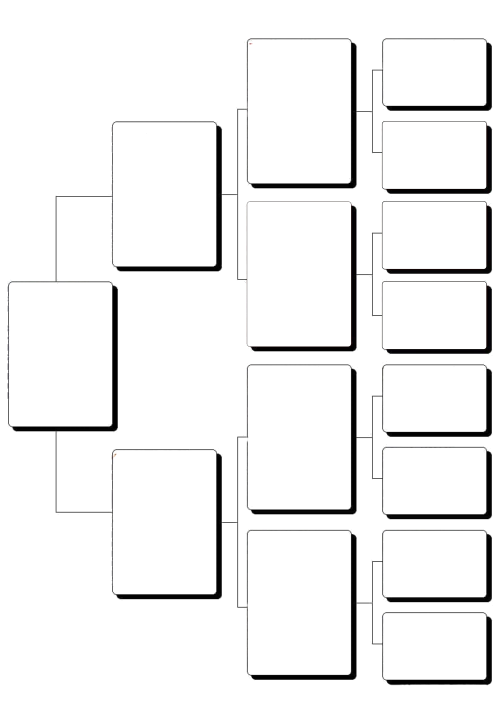
#> input picture assets/template1.png, 1000 x 1410 px, given in place of template 1.png, which was not available (shown at 1/2 size)
$ python make_templates.py
#> lines starting #> are read from the running program, lines starting #| are printed output that depends on the picture; after the words box and inside, x2 and y2 are one past the last pixel; in counts of white or black regions, pixels touching at a corner belong together; pictures that were not available may be replaced by others from this repository, and a replacement may not be noted
"""
Resize the user-provided template PNGs and auto-detect the card
bounding boxes so the web app can overlay text on them precisely.

Produces:
  pedigrees/assets/template1.png  (resized, PNG)
  pedigrees/assets/template2.png
  pedigrees/assets/templates.json (dimensions + card bounding boxes)

Card detection works by:
  1. Downscale to a working size.
  2. Threshold to isolate dark ink (card outlines).
  3. Flood-fill the exterior (background) white, so card interiors
     become isolated white blobs.
  4. Label connected components of white interior and keep ones
     whose bounding boxes look like cards (reasonable aspect ratio
     and area within expected bounds).
"""

from pathlib import Path
import json
import numpy as np
from PIL import Image
from scipy import ndimage

ROOT = Path(__file__).resolve().parent.parent
ASSETS = ROOT / "assets"
ASSETS.mkdir(exist_ok=True)

TARGET_W = 1000  # final page width in CSS px

def process(src_path: Path, out_png: Path):
    img = Image.open(src_path).convert("RGB")
    sw, sh = img.size
#> sw = 1000; sh = 1410

    # Final resized image for the web (same aspect, width TARGET_W).
    out_w = TARGET_W
    out_h = round(sh * out_w / sw)
#> out_h = 1410
    resized = img.resize((out_w, out_h), Image.LANCZOS).convert("RGBA")

    # Knock out the white background so the page watermark can show through.
    arr = np.array(resized)
    rgb_sum = arr[:, :, 0].astype(int) + arr[:, :, 1].astype(int) + arr[:, :, 2].astype(int)
#> rgb_sum: shape (1410, 1000) int64; 749 distinct labels, from 0 to 765
    # Fully transparent for near-white pixels; preserve the drawn borders.
    arr[rgb_sum > 240 * 3, 3] = 0
#> arr is the input picture: shape (1410, 1000, 4); mean R, G, B, A 241.9, 241.8, 241.8, 17
    Image.fromarray(arr, mode="RGBA").save(out_png, optimize=True)

    # Lower-res pass for cheap card detection.
    work_w = 800
    work_h = round(sh * work_w / sw)
#> work_h = 1128
    work = img.resize((work_w, work_h), Image.LANCZOS).convert("L")
    arr = np.array(work)

    # Threshold: anything darker than mid-gray is ink.
    ink = arr < 160
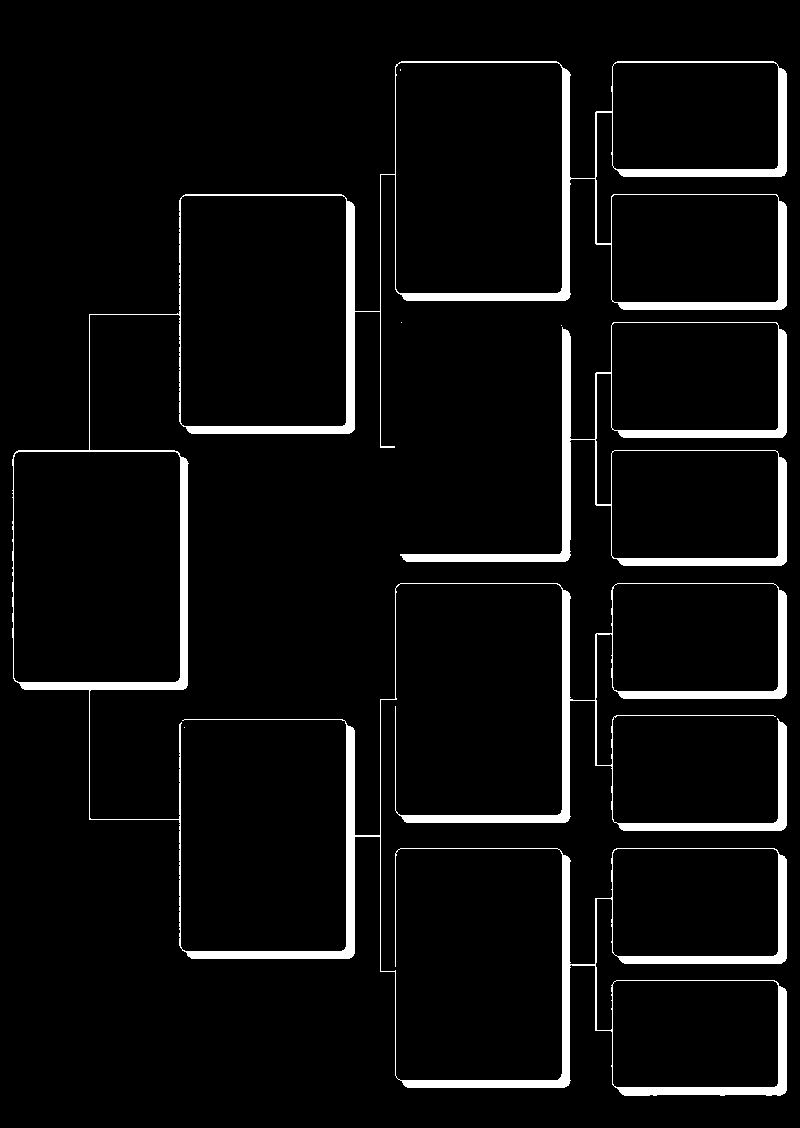
#> ink: shape (1128, 800) bool; 5.4% white; 6 white regions (4 under 20 px), largest, box (x1, y1, x2, y2) and area: (12, 61, 787, 1096) 40179, (400, 322, 787, 566) 8704

    # Single-pixel dilation closes any hairline break in the outline without
    # eating noticeably into the interior.
    ink = ndimage.binary_dilation(ink, iterations=1)
#> ink: shape (1128, 800) bool; 7.9% white; 5 white regions (3 under 20 px), largest, box (x1, y1, x2, y2) and area: (11, 60, 788, 1097) 59418, (399, 321, 788, 567) 12054

    # Mark background (outside the cards). We assume the top-left pixel is background.
    bg = np.zeros_like(ink, dtype=bool)
    bg[0, 0] = True
    # Flood-fill: expand through the non-ink area.
    non_ink = ~ink
    bg_filled = ndimage.binary_propagation(bg, mask=non_ink)
#> bg_filled: shape (1128, 800) bool; 60.4% white; 3 black regions (1 under 20 px), largest, box (x1, y1, x2, y2) and area: (11, 60, 788, 1097) 310993, (399, 321, 788, 567) 46486
#> bg: shape (1128, 800) bool; 0% white in thin lines or dots, all inside (x1, y1, x2, y2) = (0, 0, 1, 1)

    # Card interiors = non-ink pixels that aren't the exterior background.
    interior = non_ink & ~bg_filled
#> interior: shape (1128, 800) bool; 31.7% white; 13 white regions (1 under 20 px), largest, box (x1, y1, x2, y2) and area: (15, 453, 179, 681) 37369, (397, 64, 561, 292) 37359, (182, 721, 345, 950) 37303

    # Label connected components of interior.
    labeled, n = ndimage.label(interior)
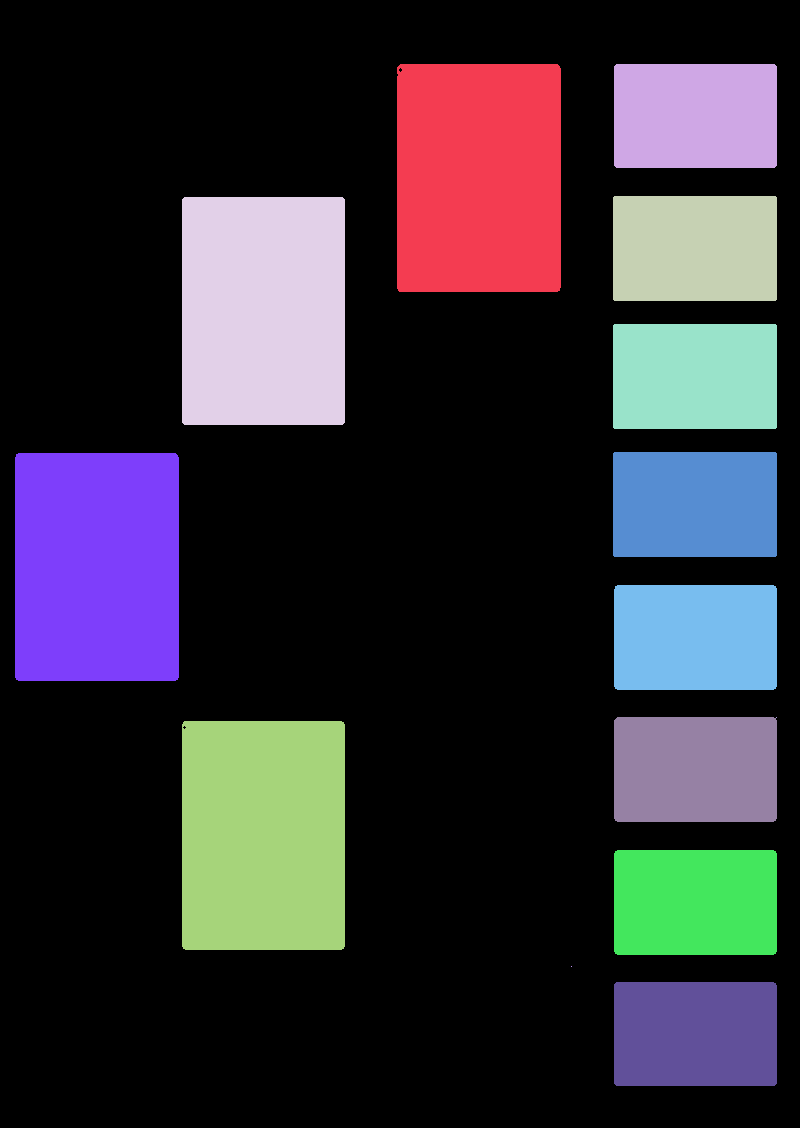
#> labeled: shape (1128, 800) int32; 15 distinct labels, from 0 to 14; one colour per label, 0 black
#> n = 14
    print(f"{src_path.name}: {n} candidate regions")
#| template 1.png: 14 candidate regions

    # Collect bounding boxes with heuristics.
    slices = ndimage.find_objects(labeled)
#> slices = 14 items
    cards = []
    img_area = work_w * work_h
#> img_area = 902400
    for i, sl in enumerate(slices, start=1):
        if sl is None:
            continue
        y0, y1 = sl[0].start, sl[0].stop
        x0, x1 = sl[1].start, sl[1].stop
        w = x1 - x0
        h = y1 - y0
        area = w * h
        # Reject tiny blobs (noise) and anything larger than ~20% of page (the
        # exterior background got excluded already, but just in case).
        if area < img_area * 0.0015 or area > img_area * 0.2:
            continue
        if w < 20 or h < 20:
            continue
        cards.append({
            "x": x0 / work_w,
            "y": y0 / work_h,
            "w": w / work_w,
            "h": h / work_h,
            "cx": (x0 + w / 2) / work_w,
            "cy": (y0 + h / 2) / work_h,
        })
#> this loop made 14 passes
#> (y0, y1, x0, x1, w, h, area) on passes 1, 2, 3, 4, 5, 6, 7, 8, 9, 11, 12, 14: (64, 292, 397, 561, 164, 228, 37392), (64, 168, 614, 777, 163, 104, 16952), (196, 301, 613, 777, 164, 105, 17220), (197, 425, 182, 345, 163, 228, 37164), (324, 429, 613, 777, 164, 105, 17220), (452, 557, 613, 777, 164, 105, 17220), (453, 681, 15, 179, 164, 228, 37392), (585, 690, 614, 777, 163, 105, 17115), (717, 822, 614, 777, 163, 105, 17115), (721, 950, 182, 345, 163, 229, 37327), (850, 955, 614, 777, 163, 105, 17115), (982, 1086, 614, 777, 163, 104, 16952)
#> after the loop, cards = 12 items
    print(f"  kept {len(cards)} card-ish regions")
#|   kept 12 card-ish regions
    # Sort by column (x), then row (y).
    cards.sort(key=lambda c: (round(c["cx"] * 10), c["cy"]))
    return {
        "width": out_w,
        "height": out_h,
        "cards": cards,
    }

def main():
    t1 = process(ROOT / "template 1.png", ASSETS / "template1.png")
#> t1 = 3 items
    t2 = process(ROOT / "template 2.png", ASSETS / "template2.png")
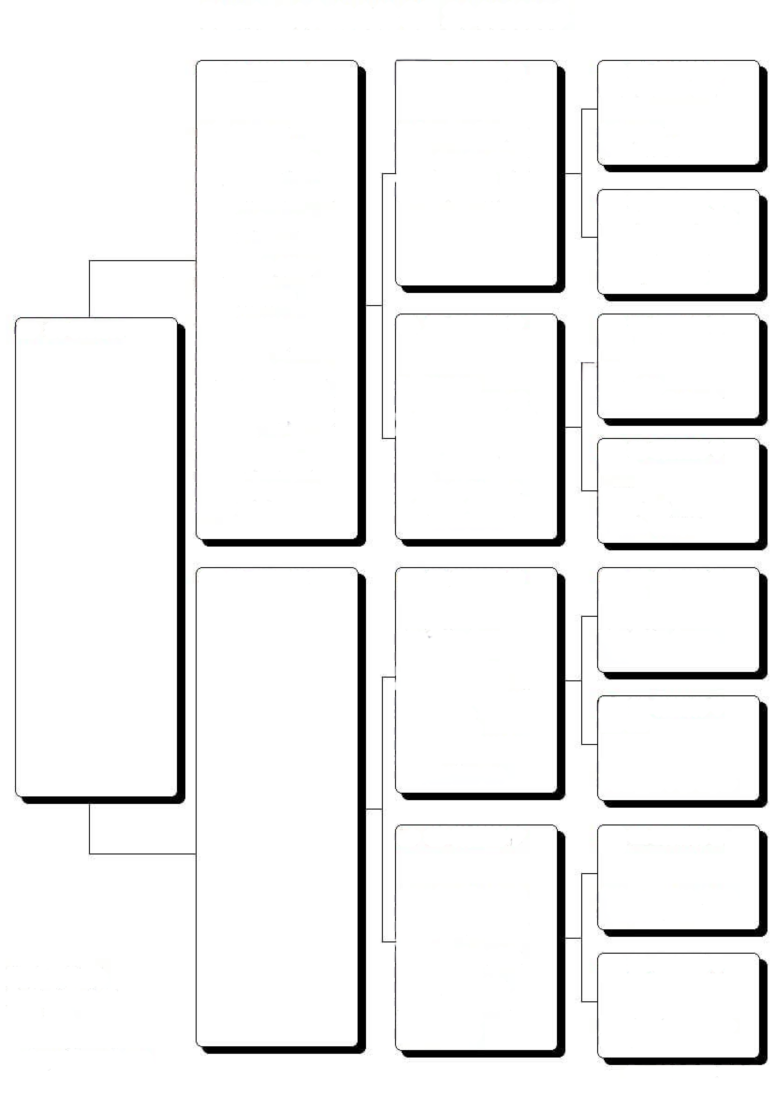
#> input picture template 2.png, 7781 x 10968 px (shown at 1/10 size)
#> in process, img is the input picture: PIL image 7781x10968 RGB; mean R, G, B 239.7, 239.7, 239.7
#> in process (call 2), `rgb_sum = arr[:, :, 0].astype(int) + arr[:, :, 1].astype(int) + arr[:,..`:
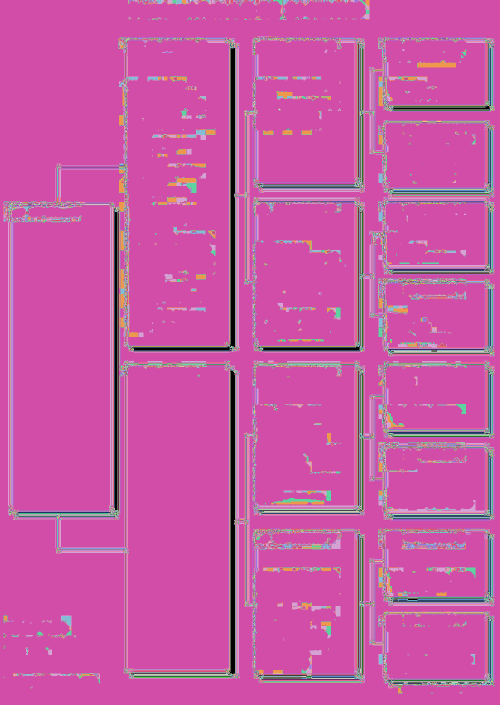
#> rgb_sum: shape (1410, 1000) int64 (shown at 1/2 size); 731 distinct labels, from 0 to 765; one colour per label, 0 black
#> in process (call 2), `ink = arr < 160`: ink: shape (1128, 800) bool; 6.5% white; 7 white regions (3 under 20 px), largest, box (x1, y1, x2, y2) and area: (15, 61, 789, 1084) 37964, (406, 848, 789, 1096) 9097, (406, 583, 789, 831) 9085, (614, 322, 789, 438) 2675
#> in process (call 2), `ink = ndimage.binary_dilation(ink, iterations=1)`: ink: shape (1128, 800) bool; 9.4% white; 6 white regions (2 under 20 px), largest, box (x1, y1, x2, y2) and area: (14, 60, 790, 1097) 67935, (405, 582, 790, 832) 13143, (613, 321, 790, 439) 3762, (405, 431, 408, 441) 26
#> in process (call 2), `bg_filled = ndimage.binary_propagation(bg, mask=non_ink)`:
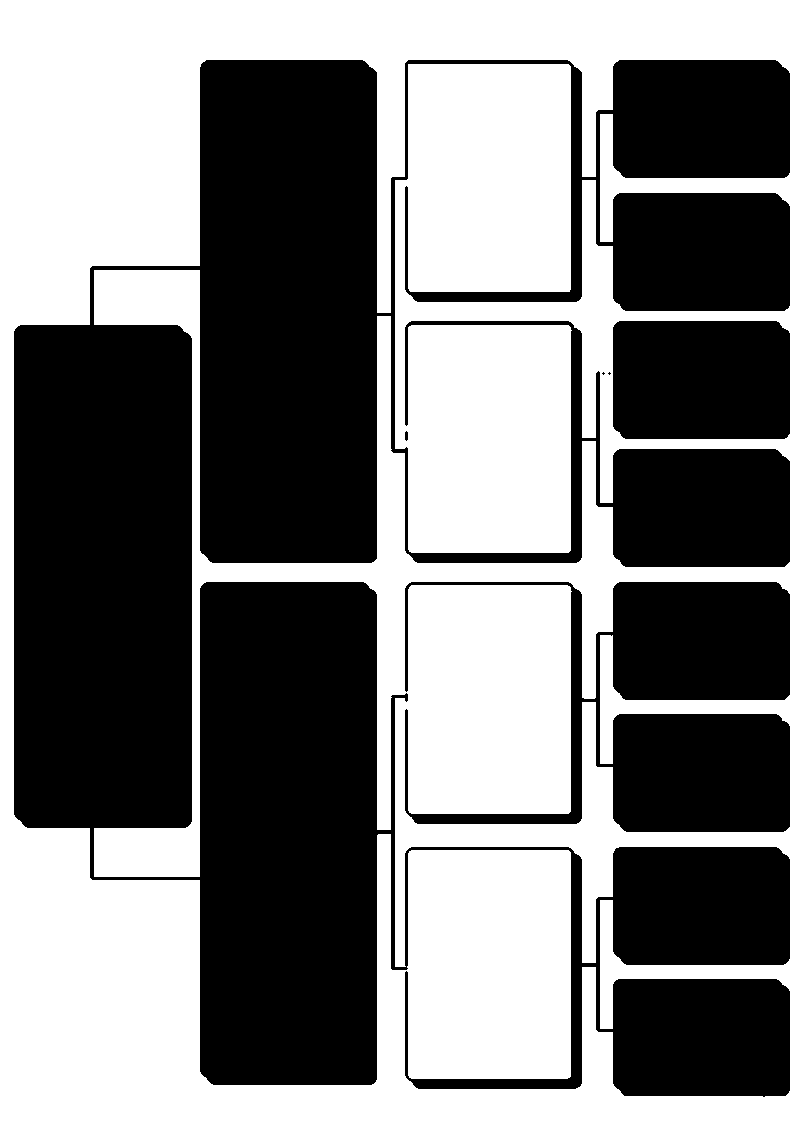
#> bg_filled: shape (1128, 800) bool; 49% white; 1 white region, box (x1, y1, x2, y2) and area: (0, 0, 800, 1128) 442156
#> in process (call 2), `interior = non_ink & ~bg_filled`: interior: shape (1128, 800) bool; 41.6% white; 11 white regions, largest, box (x1, y1, x2, y2) and area: (203, 585, 367, 1075) 79852, (18, 328, 181, 818) 79848, (203, 64, 367, 553) 79695
#> in process (call 2), `labeled, n = ndimage.label(interior)`:
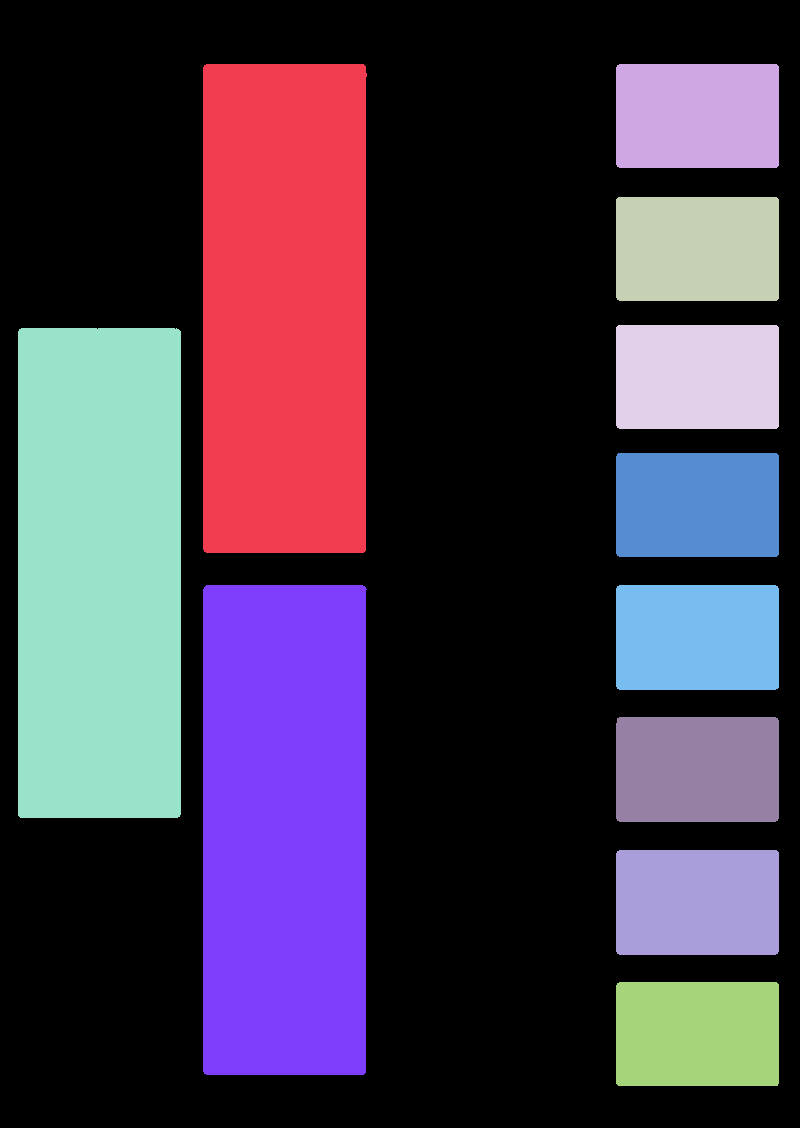
#> labeled: shape (1128, 800) int32; 12 distinct labels, from 0 to 11; one colour per label, 0 black
#> in process (call 2), `labeled, n = ndimage.label(interior)`: n = 11
#| template 2.png: 11 candidate regions
#> in process (call 2), `slices = ndimage.find_objects(labeled)`: slices = 11 items
#> the loop in process (call 2), `for i, sl in enumerate(slices, start=1):` made 11 passes
#> (y0, y1, x0, x1, w, h, area) on passes 1 to 11: (64, 553, 203, 367, 164, 489, 80196), (64, 168, 616, 779, 163, 104, 16952), (197, 301, 616, 779, 163, 104, 16952), (325, 429, 616, 779, 163, 104, 16952), (328, 818, 18, 181, 163, 490, 79870), (453, 557, 616, 779, 163, 104, 16952), (585, 1075, 203, 367, 164, 490, 80360), (585, 690, 616, 779, 163, 105, 17115), (717, 822, 616, 779, 163, 105, 17115), (850, 955, 616, 779, 163, 105, 17115), (982, 1086, 616, 779, 163, 104, 16952)
#|   kept 11 card-ish regions
#> t2 = 3 items
    out = {"template1": t1, "template2": t2}
    (ASSETS / "templates.json").write_text(json.dumps(out, indent=2))
    print("\nWrote", ASSETS / "templates.json")

if __name__ == "__main__":
    main()
